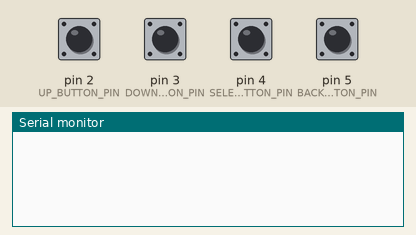
Recording of a sketch running on a simulated Arduino Uno, built with avr-gcc and run on an emulated ATmega328P. Shown: the last lines printed to the serial monitor. Inputs (shaded band) come from the test bench; at power-on: pin 2 (UP_BUTTON_PIN), pin 3 (DOWN_BUTTON_PIN), pin 4 (SELECT_BUTTON_PIN), pin 5 (BACK_BUTTON_PIN) HIGH.

Above: at 1.2 s.
1.3 s: pin 2 (UP_BUTTON_PIN) pulled LOW for 0.15 s
At 2.6 s:
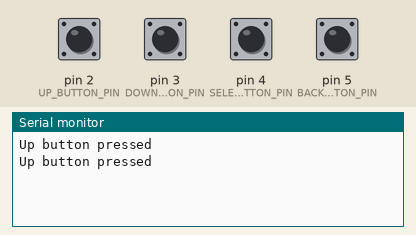
2.9 s: pin 3 (DOWN_BUTTON_PIN) pulled LOW for 0.15 s
At 4.2 s:
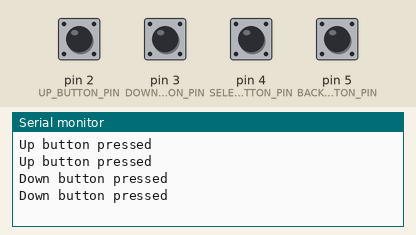
4.5 s: pin 4 (SELECT_BUTTON_PIN) pulled LOW for 0.15 s
At 5.4 s:
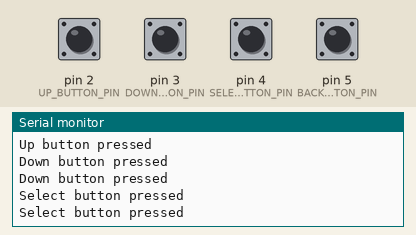
6.1 s: pin 5 (BACK_BUTTON_PIN) pulled LOW for 0.15 s
At 6.6 s:
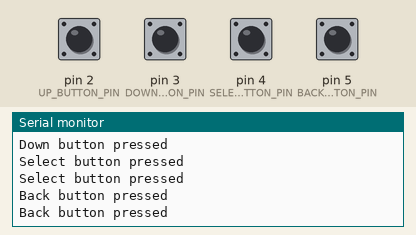

Measured:
- after the input at 1.3 s, the serial monitor: prints a new line at once (image 1)
- after the input at 2.9 s, the serial monitor: prints a new line at once (image 2)
- after the input at 4.5 s, the serial monitor: prints a new line at once (image 3)
- after the input at 6.1 s, the serial monitor: prints a new line at once (image 4)

The sketch:

simpleMenu.ino
```cpp
// Define constants for button pins
const int UP_BUTTON_PIN = 2;
const int DOWN_BUTTON_PIN = 3;
const int SELECT_BUTTON_PIN = 4;
const int BACK_BUTTON_PIN = 5;

// Define constants for button states
const int BUTTON_PRESSED = LOW;
const int BUTTON_NOT_PRESSED = HIGH;

// Define variables to store button states
int upButtonState = BUTTON_NOT_PRESSED;
int downButtonState = BUTTON_NOT_PRESSED;
int selectButtonState = BUTTON_NOT_PRESSED;
int backButtonState = BUTTON_NOT_PRESSED;

void setup() {
  // Set button pins as inputs
  pinMode(UP_BUTTON_PIN, INPUT_PULLUP);
  pinMode(DOWN_BUTTON_PIN, INPUT_PULLUP);
  pinMode(SELECT_BUTTON_PIN, INPUT_PULLUP);
  pinMode(BACK_BUTTON_PIN, INPUT_PULLUP);

  // Initialize serial communication
  Serial.begin(9600);
}

void loop() {
  // Read button states
  upButtonState = digitalRead(UP_BUTTON_PIN);
  downButtonState = digitalRead(DOWN_BUTTON_PIN);
  selectButtonState = digitalRead(SELECT_BUTTON_PIN);
  backButtonState = digitalRead(BACK_BUTTON_PIN);

  // Check if any button is pressed
  if (upButtonState == BUTTON_PRESSED) {
    Serial.println("Up button pressed");
  }
  if (downButtonState == BUTTON_PRESSED) {
    Serial.println("Down button pressed");
  }
  if (selectButtonState == BUTTON_PRESSED) {
    Serial.println("Select button pressed");
  }
  if (backButtonState == BUTTON_PRESSED) {
    Serial.println("Back button pressed");
  }

  // Delay to debounce buttons
  delay(100);
}
```
